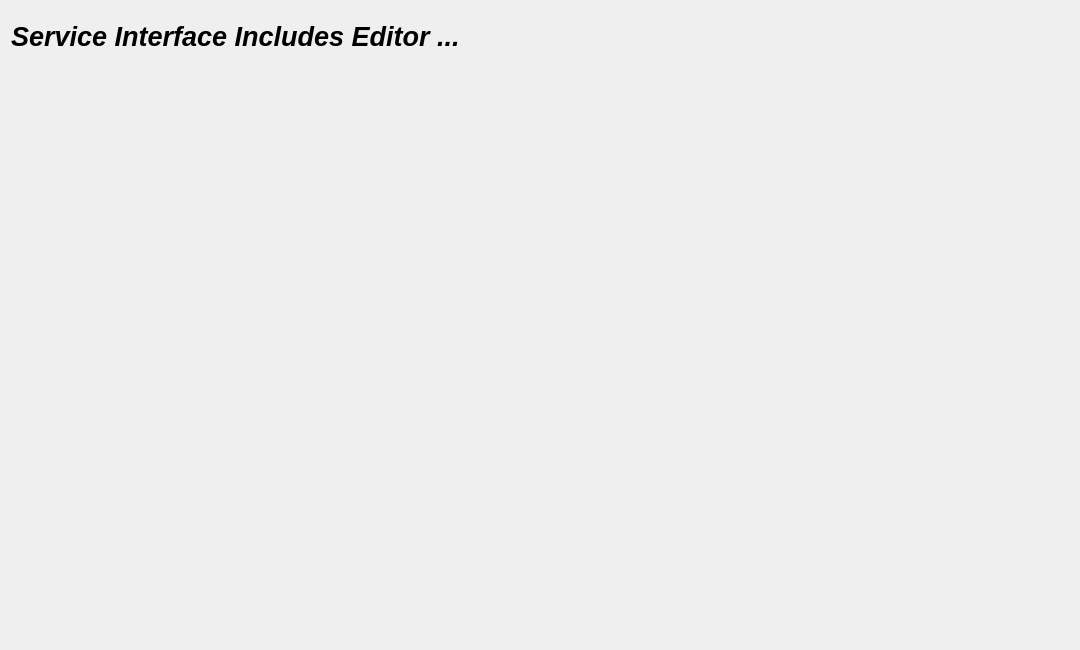
<?xml version="1.0" encoding="UTF-8"?>
<ui version="4.0">
 <class>SIInclude</class>
 <widget class="QWidget" name="SIInclude">
  <property name="geometry">
   <rect>
    <x>0</x>
    <y>0</y>
    <width>1080</width>
    <height>650</height>
   </rect>
  </property>
  <property name="font">
   <font>
    <pointsize>16</pointsize>
    <italic>true</italic>
    <bold>true</bold>
   </font>
  </property>
  <property name="windowTitle">
   <string>Form</string>
  </property>
  <widget class="QLabel" name="label">
   <property name="geometry">
    <rect>
     <x>11</x>
     <y>11</y>
     <width>800</width>
     <height>50</height>
    </rect>
   </property>
   <property name="font">
    <font>
     <pointsize>20</pointsize>
     <italic>true</italic>
     <bold>true</bold>
    </font>
   </property>
   <property name="text">
    <string>Service Interface Includes Editor ...</string>
   </property>
  </widget>
  <widget class="QWidget" name="horizontalLayoutWidget">
   <property name="geometry">
    <rect>
     <x>5</x>
     <y>59</y>
     <width>1070</width>
     <height>591</height>
    </rect>
   </property>
   <layout class="QHBoxLayout" name="horizontalLayout">
    <property name="sizeConstraint">
     <enum>QLayout::SizeConstraint::SetMinimumSize</enum>
    </property>
   </layout>
  </widget>
 </widget>
 <resources/>
 <connections/>
</ui>
